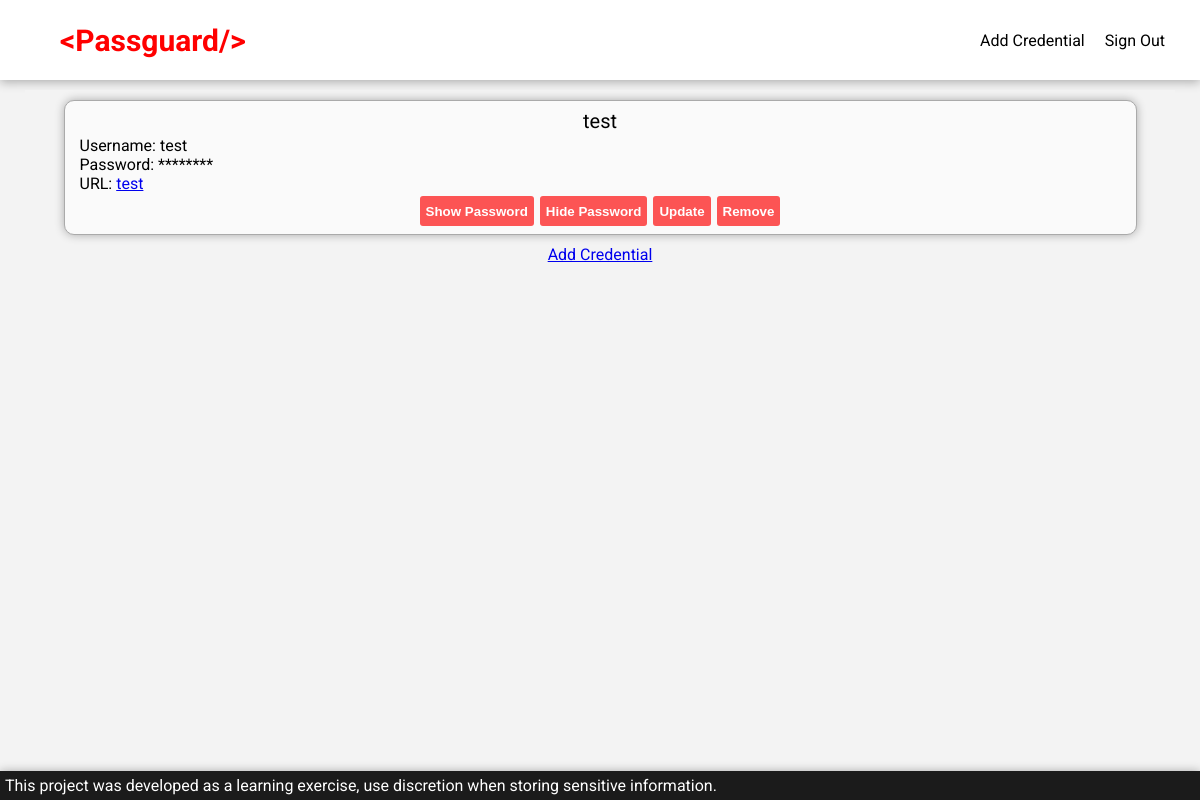
Before: /dashboard (signed in) with the older database file.
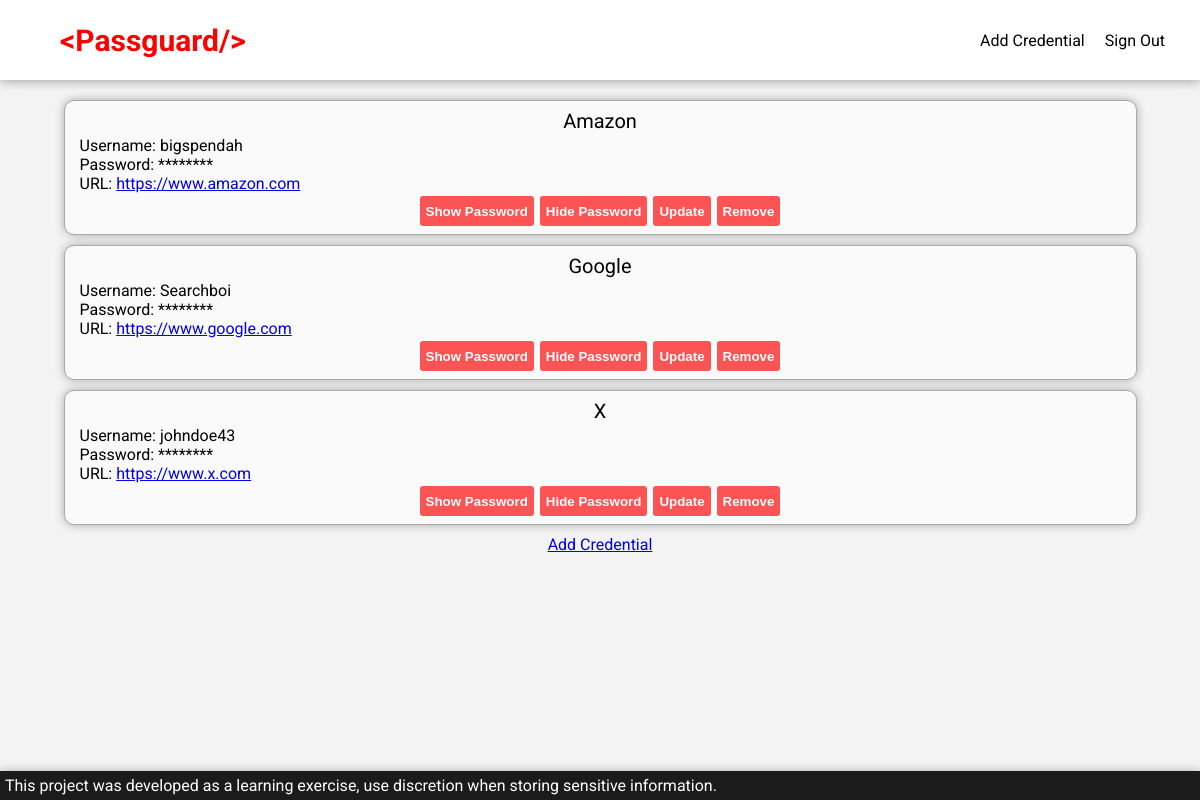
After: the same page with the newer database file.
### tables this page shows
CREATE TABLE services (
    service_id INTEGER PRIMARY KEY AUTOINCREMENT,
    user_id INTEGER NOT NULL,
    service_name TEXT NOT NULL,
    service_password BLOB NOT NULL,
    service_url TEXT,
    service_username TEXT NOT NULL,
    FOREIGN KEY (user_id) REFERENCES users(user_id) ON DELETE CASCADE
);

### passguard/pages.py (the view)
@bp.route('/dashboard')
def dashboard():
    db = get_db()
    user_id = session['session_user_id']
    services = db.execute(
        'SELECT service_id, service_name, service_password, service_url, service_username'
        ' FROM services WHERE user_id = ?',
        (user_id, )
    ).fetchall()
    return render_template('pages/dashboard.html', services=services)

### passguard/auth.py (called while the page is built)
@bp.before_app_request
def load_logged_in_user():
    user_id = session.get('session_user_id')
    if user_id is None:
        g.user = None
    else:
        g.user = get_db().execute(
            'SELECT * FROM users WHERE user_id = ?',
            (user_id,)
        ).fetchone()

### passguard/db.py (called while the page is built)
def get_db():
    if 'db' not in g:
        g.db = sqlite3.connect(
            current_app.config['DATABASE'],
            detect_types=sqlite3.PARSE_DECLTYPES,
        )
        g.db.row_factory = sqlite3.Row
    return g.db

### passguard/templates/pages/dashboard.html (shortened to what this page needs)
{% extends 'base.html' %}
{% block navigation %}
    <li class="nav-list-item"><a class="nav-list-link" href="{{ url_for('pages.add') }}">Add Credential</a></li>
    <li class="nav-list-item"><a class="nav-list-link" href="{{ url_for('auth.logout') }}">Sign Out</a></li>
    {% endblock %}
{% block content %}
<div class="service-container-outer">
    <div class="service-list">
        {% for service in services %}
            <div class="service">
                <div class="service-name">
                    {{ service['service_name'] }}
                </div>
                <div class="service-detail">
                    Username: {{ service['service_username'] }}
                </div>
                <div class="service-detail">
                    <span id="password_{{ service['service_id'] }}" class="service-password">Password: ********</span>
                </div>
                <div class="service-detail">
                    URL: <a href="{{ service['service_url'] }}" target="_blank">{{ service['service_url'] }}</a>
                </div>
                <div class="service-button-bar">
                    <button class="service-button-bar-button" onclick="showPassword({{ service['service_id'] }})" class="btn-show">Show Password</button>
                    <button class="service-button-bar-button" onclick="hidePassword({{ service['service_id'] }})" class="btn-show">Hide Password</button>
                    <button class="service-button-bar-button" onclick="update({{ service['service_id'] }})">Update</button>
                    <button class="service-button-bar-button" onclick="remove({{ service['service_id'] }})">Remove</button>
                </div>
            </div>
            {% if loop.last %}
            <div class="service-list-add">
                <a href="{{ url_for('pages.add') }}">Add Credential</a>
            </div>
            {% endif %}
        {% endfor %}
    </div>
</div>
{% endblock %}

Changed rows visible on the page:
removed services: service_name "test", service_username "test", service_url "test"
added services: service_name "Amazon", service_username "bigspendah", service_url "https://www.amazon.com"
added services: service_name "Google", service_username "Searchboi", service_url "https://www.google.com"
added services: service_name "X", service_username "johndoe43", service_url "https://www.x.com"
